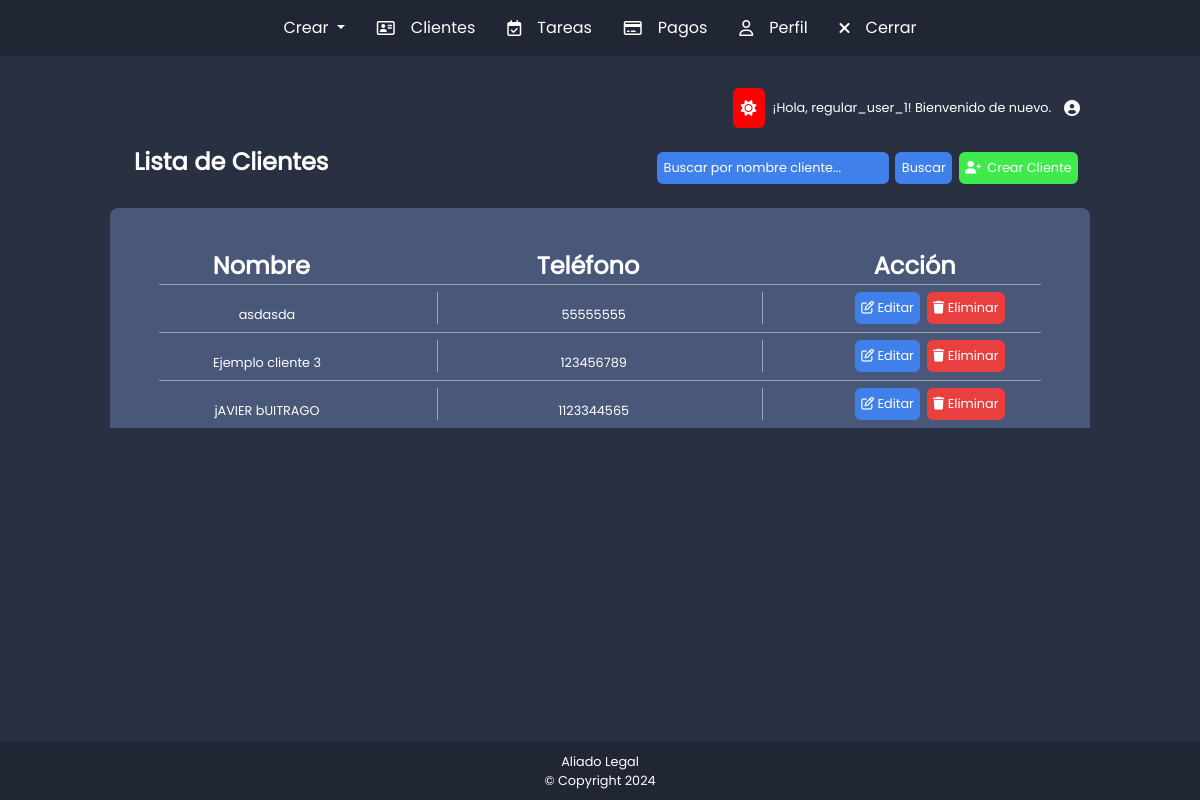
Page /clients/ (signed in) on the committed database.
### clients/models.py (models this page shows, shortened)
class Cliente(models.Model):
    nombres = models.CharField(max_length=255)
    telefono = models.CharField(max_length=15)
    abogado = models.ForeignKey(User, related_name='clientes', on_delete=models.CASCADE)

### clients/views.py (the view)
# urls.py: path('', views.listar_clientes, name='list_clients'),
@login_required
def listar_clientes(request):
    if request.user.groups.filter(name='Moderador').exists():
        clientes = Cliente.objects.all()
    else:
        clientes = Cliente.objects.filter(abogado=request.user)
    form = ClienteSearchForm(request.GET)
    if form.is_valid():
        nombre = form.cleaned_data.get('nombre')
        if nombre:
            clientes = clientes.filter(nombres__icontains=nombre)
    return render(request, 'listar_clientes.html', {
        'clientes': clientes,
        'form': form
    })

### clients/forms.py
class ClienteSearchForm(forms.Form):
    nombre = forms.CharField(
        required=False,  # No es obligatorio que el campo esté lleno
        label='Buscar Cliente',
        widget=forms.TextInput(attrs={'placeholder': 'Buscar por nombre cliente...', 'class': 'inputselecNombreNumero'})
    )

### tariffing/context_processor.py (called while the page is built)
def is_moderator(request):
    if request.user.is_authenticated:
        return {'is_moderator': request.user.groups.filter(name='Moderador').exists()}
    return {'is_moderator': False}

### clients/templates/listar_clientes.html (shortened to what this page needs)
{% extends 'base.html' %}
{% load static %}
{% block content %}
    <link rel="stylesheet" href="{% static 'listarclientes2.css' %}">
    <div class="container-fluid divbody">
        <div class="row">
            <div class="col-1 pruebat1"></div>
            <div class="col-10">
                <div class="row">
                    <div class="col-3 divTituloTabla">
                        <p class="tituloClientes">Lista de Clientes</p>
                    </div>
                    <div class="col-9 pruebat2">
                        <form action="" class="formFiltrarNombreNumero">
                            {{ form.nombre }}
                            <button type="submit" class="botonEnviarFormularioFiltrar">Buscar</button>
                        </form>
                        <a href="{% url 'clients:create_client' %}">
                            <button class="botonCrearCliente">
                                <i class="fa-solid fa-user-plus"></i>
                                Crear Cliente
                            </button>
                        </a>
                    </div>
                </div>
            </div>
            <div class="col-1 pruebat3"></div>
        </div>
    {% if is_moderator %}
        <div class="row mt-3">
            <div class="col-1 pruebat1"></div>
            <div class="col-10">
                <div class="row tablaTitulosClientes">
                    <th></th>
                    <div class="col-3 divtitulosTablasClientes">
                        <p class="titulosTabla">Abogado Asociado</p>
                    </div>
                    <div class="col-3 divtitulosTablasClientes">
                        <p class="titulosTabla">Nombre</p>
                    </div>
                    <div class="col-3 divtitulosTablasClientes">
                        <p class="titulosTabla">Teléfono</p>
                    </div>
                    <div class="col-3 divtitulosTablasClientes">
                        <p class="titulosTabla">Acción</p>
                    </div>
                </div>
            </div>
            <div class="col-1 pruebat3"></div>
        </div>
        {% for cliente in clientes %}
        <div class="row">
                <div class="col-1 pruebat1"></div>
                <div class="col-10">
                    <div class="row tablaDatosClientes">
                        <div class="col-3 divdatosClientes">
                            <p class="datosCliente">{{ cliente.abogado.username }}</p>
                        </div>
                        <div class="col-3 divdatosClientes">
                            <p class="datosCliente">{{ cliente.nombres }}</p>
                        </div>
                        <div class="col-3 divdatosClientesT">
                            <p class="datosCliente">{{ cliente.telefono }}</p>
                        </div>
                        <div class="col-3 divtitulosTablasClientes">
                            <a href="{% url 'clients:update_client' cliente.id %}">
                                <button class="botonEditar">
                                    <i class="fa-regular fa-pen-to-square"></i>
                                    Editar
                                </button>
                            </a>
                            <a href="{% url 'clients:erase_client' cliente.id %}">
                                <button class="botonEliminar">
                                    <i class="fa-solid fa-trash"></i>
                                    Eliminar
                                </button>
                            </a>
                        </div>
                    </div>
                </div>
                <div class="col-1 pruebat3"></div>
            </div>
        {% endfor %}
        {% if messages %}
            <div class="messages">
                {% for message in messages %}
                    <div class="alert alert-danger">{{ message }}</div>
                {% endfor %}
            </div>
        {% endif %}
    {% else %}
        <div class="row mt-3">
            <div class="col-1 pruebat1"></div>
            <div class="col-10">
                <div class="row tablaTitulosClientes">
                    <div class="col-4 divtitulosTablasClientes">
                        <p class="titulosTabla">Nombre</p>
                    </div>
                    <div class="col-4 divtitulosTablasClientes">
                        <p class="titulosTabla">Teléfono</p>
                    </div>
                    <div class="col-4 divtitulosTablasClientes">
                        <p class="titulosTabla">Acción</p>
                    </div>
                </div>
            </div>
            <div class="col-1 pruebat3"></div>
        </div>
        {% for cliente in clientes %}
        <div class="row">
                <div class="col-1 pruebat1"></div>
                <div class="col-10">
                    <div class="row tablaDatosClientes">
                        <div class="col-4 divdatosClientes">
                            <p class="datosCliente">{{ cliente.nombres }}</p>
                        </div>
                        <div class="col-4 divdatosClientesT">
                            <p class="datosCliente">{{ cliente.telefono }}</p>
                        </div>
                        <div class="col-4 divtitulosTablasClientes">
                            <a href="{% url 'clients:update_client' cliente.id %}">
                                <button class="botonEditar">
                                    <i class="fa-regular fa-pen-to-square"></i>
                                    Editar
                                </button>
                            </a>
                            <a href="{% url 'clients:erase_client' cliente.id %}">
                                <button class="botonEliminar">
                                    <i class="fa-solid fa-trash"></i>
                                    Eliminar
                                </button>
                            </a>
                        </div>
                    </div>
                </div>
                <div class="col-1 pruebat3"></div>
            </div>
        {% endfor %}
    {% endif %}
{% endblock %}

### templates/base.html (shortened to what this page needs)
{% load static %}
<!DOCTYPE html>
<html lang="es">
<head>
    <link rel="stylesheet" href="{% static 'base.css' %}">
</head>
<body>
<div class="containerCreado">
    {% include 'navbar.html' %}
    <main>
        {% if user.is_authenticated %}
        <div class="container-fluid divbody">
            <div class="row">
                <div class="col-1 pruebat1"></div>
                <div class="col-10">
                    <div class="pruebat2">
                        <button class="botonCambioTema"><i class="fa-solid fa-sun"></i></button>
                        <p class="nombreUser">¡Hola, {{ user.username }}! Bienvenido de nuevo.</p>
                        <i class="fa-solid fa-circle-user"></i>
                    </div>
                </div>
                <div class="col-1 pruebat3"></div>
            </div>
        </div>
        {% else %}
            <p>¡Hola! Por favor, inicia sesión.</p>
        {% endif %}
        <div class="container-fluid">
            {% block content %}
            {% endblock %}
        </div>
    </main>
    <footer>
        <center>
            <p class="textoFooter">Aliado Legal</p>
            <p class="textoFooter">© Copyright 2024</p>
        </center>
    </footer>
</div>
</body>
</html>

### static/base.css (style rules this page uses)
.containerCreado { display: grid; min-height: 100vh; grid-template-rows: auto 1fr auto; }
main { background-color: #293042; }
.divbody { background-color: #293042; flex: 1; }
.pruebat1 { background-color: #293042; }
.pruebat2 { display: flex; align-items: center; justify-content: end; background-color: #293042; border-radius: 6px; padding: 0.5em; margin-top: 1em; }
.pruebat3 { background-color: #293042; }
p { margin-bottom: 0rem !important; }
.botonCambioTema { border-style: none; background-color: red; border-radius: 6px; padding: 0.5em; transition: color 0.3s ease-in-out; margin: 0.5em; }
.nombreUser { font-family: "Poppins"; color: white !important; font-weight: 400; font-size: 0.8em; margin-right: 1em; }
.fa-sun, .fa-circle-user { color: white !important; font-size: 1em !important; }
footer { background-color: #202634; color: white; text-align: center; padding: 10px 0; position: relative;; }
.textoFooter { font-family: "Poppins"; color: white !important; font-weight: 400; font-size: 0.8em; }

### static/listarclientes2.css (style rules this page uses)
.tituloClientes { font-family: "Poppins"; color: white !important; font-weight: 600; font-size: 1.5em; margin-left: 0.5em; text-decoration: none; }
.inputselecNombreNumero { font-family: "Poppins"; color: white !important; font-weight: 400; font-size: 0.8em; margin-left: 0.5em; text-decoration: none; background-color: #3f80ea; border-style: none; border-radius: 6px; padding: 0.5em; width: 70%; transition: background-color 0.3s ease-in-out; }
.inputselecNombreNumero::placeholder { color: white; }
.formFiltrarNombreNumero { display: flex; align-items: center; justify-content: end; }
.botonEnviarFormularioFiltrar { font-family: "Poppins"; color: white !important; font-weight: 400; font-size: 0.8em; margin-left: 0.5em; text-decoration: none; background-color: #3f80ea; border-style: none; border-radius: 6px; padding: 0.5em; transition: background-color 0.3s ease-in-out; }
a { text-decoration: none; }
.botonCrearCliente { display: flex; align-items: center; justify-content: center; gap: 0.5em; font-family: "Poppins"; color: white !important; font-weight: 400; font-size: 0.8em; margin-left: 0.5em; text-decoration: none; background-color: #3fea4d; border-style: none; border-radius: 6px; padding: 0.5em; transition: background-color 0.3s ease-in-out; }
.botonCrearCliente i { margin: 0; }
.tablaTitulosClientes { display: flex; justify-content: center; background-color: #495779; border-radius: 8px 8px 0px 0px; padding-top: 1em; }
.divtitulosTablasClientes { display: flex; justify-content: center; }
.titulosTabla { font-family: "Poppins"; color: white !important; font-weight: 600; font-size: 1.5em; margin-right: 1em; margin-top: 1em; text-align: center; }
.tablaDatosClientes { display: flex; justify-content: center; background-color: #495779; border-radius: 0px; padding-top: 0.5em; padding-bottom: 0.5em; position: relative; }
.tablaDatosClientes::before { content: ""; position: absolute; top: 0; left: 5%; width: 90%; height: 1px; background-color: rgba(255, 255, 255, 0.438); }
.divdatosClientes { display: flex; justify-content: center; }
.divdatosClientesT { display: flex; justify-content: center; border-style: solid; border-width: 0px 1px 0px 1px; border-color: rgba(255, 255, 255, 0.438); }
.datosCliente { font-family: "Poppins"; color: white !important; font-weight: 400; font-size: 0.8em; margin-right: 1em; margin-top: 1em; }
.botonEditar { font-family: "Poppins"; color: white !important; font-weight: 400; font-size: 0.8em; margin-left: 0.5em; text-decoration: none; background-color: #3f80ea; border-style: none; border-radius: 6px; padding: 0.5em; transition: background-color 0.3s ease-in-out; }
.botonEliminar { font-family: "Poppins"; color: white !important; font-weight: 400; font-size: 0.8em; margin-left: 0.5em; text-decoration: none; background-color: #ea3f3f; border-style: none; border-radius: 6px; padding: 0.5em; transition: background-color 0.3s ease-in-out; }

### rows in the picture
Cliente: nombres "asdasda", telefono "55555555"
Cliente: nombres "Ejemplo cliente 3", telefono "123456789"
Cliente: nombres "jAVIER bUITRAGO", telefono "1123344565"

### other values in the picture
{{ user.username }} "regular_user_1"
